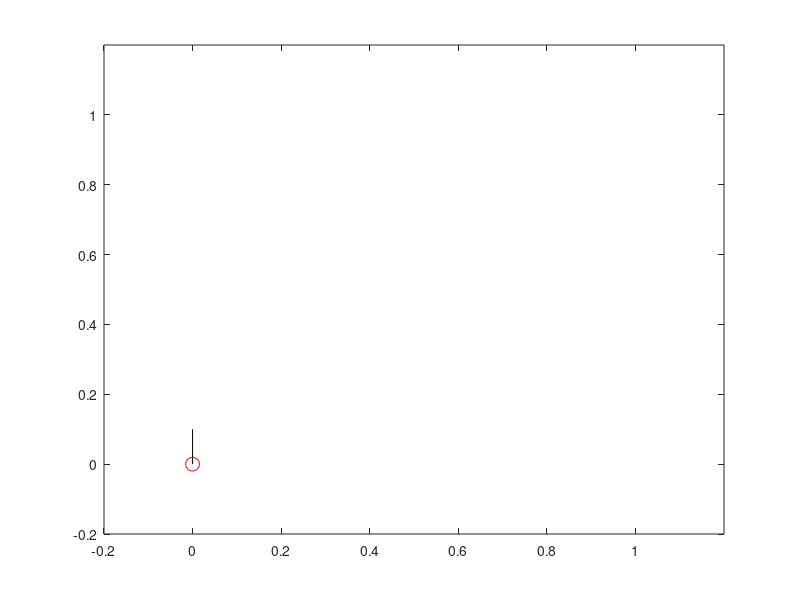

Here is the MATLAB script that generated this plot: (Note: this script raises an error after producing the figure.)
clc
clear all
close all
%% Definir posicion inicial
posicion_inicial = [0 0]; % [m]
posicion_final = [1 1]; % [m]
t_i = pi/2; % Rotación inicial del robot con respecto al eje x [rad]

ts = 1; % Periodo | intervalos de simulación

xi = posicion_inicial(1);
xf = posicion_final(1);
yi = posicion_inicial(2);
yf = posicion_final(2);
%% Display robot
plot(xi, yi,'bo', 'MarkerSize', 10, 'color', 'r');
hold on
ylim([yi-0.2 yf+0.2])
xlim([xi-0.2 xf+0.2])

line([xi 0.1*cos(t_i)+xi], [yi 0.1*sin(t_i)+yi], 'color', 'k') % Linea de frente

%% Pre-simulacion
% Se obtienen velocidades iniciales a partir de los puntos dados
[Vxp, Vyp, w, t_e] = desplazamiento(xi, yi, t_i, xf, yf);

%% Vectores para gráfcias | no afectan simulación
v_ti = [t_i]; % Vector de rotacion del robot t_i
v_xi = [xi]; % Vector de posicion del robot en X xi
v_yi = [yi]; % Vector de posicion del robot en Y yi
v_Vxp = [Vxp]; % Vector de velocidad del robot en X Vxp
v_Vyp = [Vxp]; % Vector de velocidad del robot en Y Vyp
v_w = [w]; % Vector de velocidad angular del robor w
v_te = [t_e]; % Vector de error t_e

v_w1 = [0]; % Vector de velocidad angular de la rueda
v_w2 = [0]; % Vector de velocidad angular de la rueda
v_w3 = [0]; % Vector de velocidad angular de la rueda
v_w4 = [0]; % Vector de velocidad angular de la rueda

%% Simulación
% Se inicia ciclo
for t=0:ts:3000
    % Obtener las velocidades angulares de cada rueda
    [w1, w2, w3, w4] = fcn(Vxp, Vyp, w);
    
    % Calcular nueva posición
    dx = Vxp*ts; % Distancia recorrida en X
    dy = Vyp*ts; % Distancia recorrida en Y
    d = sqrt((dx^2)+(dy^2)); % Distancia total recorrida
    td = atan(dx/dy); % Angulo del vector de desplazamiento

    xi = xi + d*cos(td+(pi/2)-t_i); % Nueva posicion X
    yi = yi + d*sin(td+(pi/2)-t_i); % Nueva posicion Y
    t_i = t_i + w*ts; % Nueva posicion angular

    plot(xi, yi, 'bo', 'MarkerSize', 10); % Dibujar posicion
    line([xi 0.1*cos(t_i)+xi], [yi 0.1*sin(t_i)+yi], 'color', 'k'); % Linea de frente 
    % pause(ts)
    [Vxp, Vyp, w, t_e] = desplazamiento(xi, yi, t_i, xf, yf);
    
    v_ti = [v_ti t_i]; % Agregar al vector
    v_xi = [v_xi xi]; % Agregar al vector
    v_yi = [v_yi yi]; % Agregar al vector
    v_w1 = [v_w1 w1];
    v_w2 = [v_w2 w2];
    v_w3 = [v_w3 w3];
    v_w4 = [v_w4 w4];
    v_Vxp = [v_Vxp Vxp]; % Agregar al vector
    v_Vyp = [v_Vyp Vyp]; % Agregar al vector
    v_w = [v_w w]; % Agregar al vector
    v_te = [v_te t_e]; % Agregar al vector
    if xi/xf > 0.99999 % Si llega al punto deseado
        break
    elseif yi/yf > 0.99999
        break
    end
end

%% Gráficas

% Scale time
t = [0:ts:(length(v_Vxp)-1)*ts];

%% Ángulo del robot
figure % nuevo gráfico
plot(v_ti*(320/(2*pi)))
grid on
title('Angulo del robot [grados]')

%% Posición del robot
figure
plot(v_xi, v_yi)
hold on
line([v_xi(1) xf], [v_yi(1) yf], 'color', 'r')
grid on
title('Posición del robot [m]')

%% Velocidad del robot
figure
plot(t, v_Vxp)
hold on
plot(t, v_Vyp)
grid on
title('Velocidad del robot en X e Y [m/s]')
legend('Vxp', 'Vyp')

%% Velocidad angular del robot
figure
plot(v_w)
grid on
title('Velocidad angular del robot [rad]')

%% Error t_e
figure
plot(v_te)
grid on
title('Error te [rad]')

%% Control ruedas
figure
plot(t, v_w1)
hold on
plot(t, v_w2)
plot(t, v_w3)
plot(t, v_w4)
grid on
title('W1, W2, W3, W4 [rad/s]')
legend('W1','W2', 'W3', 'W4')